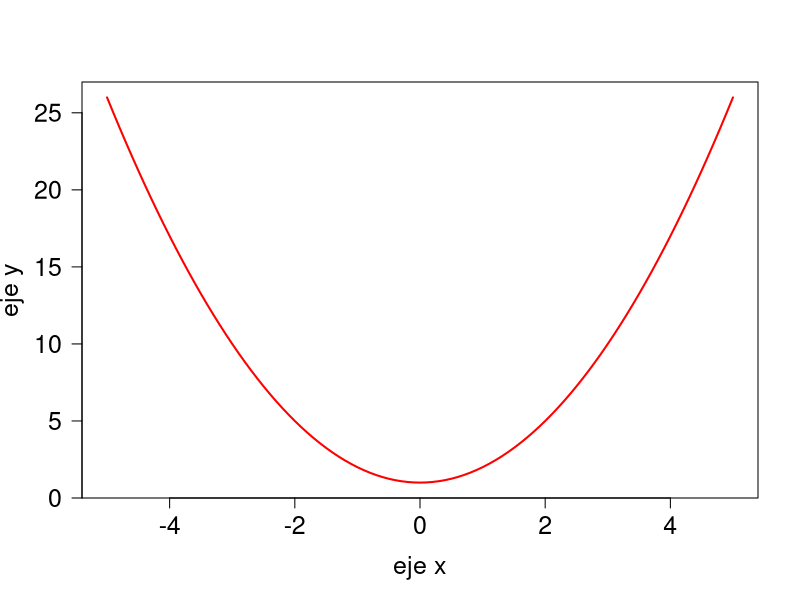

The R source for this figure:
## ---- chunk 1
3+3 ; 3*7+5; 2/8; 2^8; sin(pi/4); pi; exp(1); 
#Función gamma (factorial de un número real)
gamma(3.4)
## ---- chunk 2
pi ; exp(1)
## ---- chunk 3
x = c(1.2,3,7,10); x1 = c("hola mundo", "alianza lima campeon");
x2 = c(4,5,"hola que tal")
x ; x1; x2
## ---- chunk 4
# vector secuencial ascendente 
1:10
# secuencia de un numero hacia otro 
seq(0,5,0.2)
## ---- chunk 5
# usando el help 
help("seq")
## ---- chunk 6
seq(1, 5, length.out=20 )
## ---- chunk 7
rep(x,2); rep(x1,2)
# el help para argumentos especificos
?rep
## ---- chunk 8
length(x); length(rep(x,2))
## ---- chunk 9
x
x[1]; x[c(4,3)]
## ---- chunk 10
x4 = -5:10; x4; x4[c(1,7,13)] ; x4[2:8]
## ---- chunk 11
matrix(c(2,3,5,7),nrow=2,ncol=2)
matrix(c(2,3,5,7),nrow=2,ncol=2, byrow = TRUE)
matrix(c(2,3,5,7,11,1,3,13,20),3,3, byrow = TRUE)
matrix(c(2,3,5,7,11,1),3,2, byrow = TRUE)
## ---- chunk 12
w1 = c(5,8,9) ; w2 = 1:3
## ---- chunk 13
cbind(w1,w2)
## ---- chunk 14
rbind(w1,w2)
## ---- chunk 15
A=matrix(c(2,3,5,7,11,1,3,13,20),3,3, byrow = TRUE) ; A
# dimension de la matriz 
dim(A)
# solo el numero de filas 
dim(A)[1]
# solo el numero de columnas 
dim(A)[2]
B=matrix(c(2,3,5,7,11,1),3,2, byrow = TRUE);B
dim(B)[2]
## ---- chunk 16
nrow(A); nrow(B)
ncol(A); ncol(B)
## ---- chunk 17
A
A[2,3]; A[2,]; A[,3]; A[1:2,]; A[,c(1,3)]
## ---- chunk 18
A ; A[-1,]; A[,-3]
## ---- chunk 19
x = TRUE; y = FALSE; x1 =T ;  y1=F
x;y;x1;y1
## ---- chunk 20
x2 = c(T,F,T,F) ; y2 = c(T,T,F,F)
x2;y2
## ---- chunk 21
2*x2; -3*y2
## ---- chunk 22
# igualdad, mayor , menor, diferente, mayor o igual,  menor o igual
3 == 4;4<5; 4>5; 4!=5; 4<=5; 4>=5
## ---- chunk 23
TRUE & TRUE; x2&y2; cbind(x2,y2,x2&y2)
## ---- chunk 24
TRUE | FALSE ; x2 | y2

## ---- chunk 25
!TRUE; x2; !x2 ; !x2 & y2
## ---- chunk 26
cbind(x2,y2,x2 & y2); cbind(x2,y2,x2 | y2)
## ---- chunk 27
# ayuda del comando 
?plot
## ---- chunk 28
x = seq(-5,5,0.1)
y  = x^2 +1
y3 = sin(x) + cos(x)
plot(x,y,col="red",type = "l", lwd=2, las=1, cex.axis=1.5,xlab = "eje x", ylab = "eje y", cex.lab = 1.5)
## ---- chunk 29
?sample
# asume que todos los elementos tiene igual probabilidad de ser seleccionados
z = 1:20 
# con reemplazo
sample(z, 7, replace = T)
# sin reemplazo
sample(z, 7, replace = F)
## ---- chunk 30
z1 = 1:5 ;z1
w = c(5,5,35,35,20)
sample(z1,3,replace = T, prob = w)
